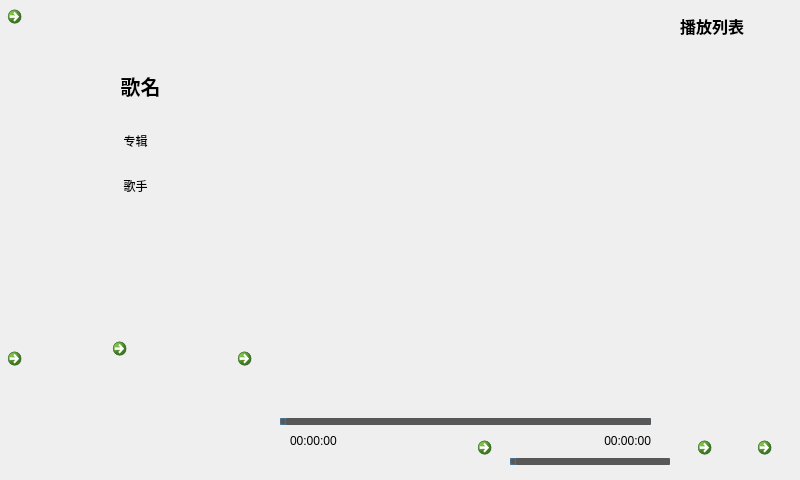
<?xml version="1.0" encoding="UTF-8"?>
<ui version="4.0">
 <class>MusicWindow</class>
 <widget class="QMainWindow" name="MusicWindow">
  <property name="geometry">
   <rect>
    <x>0</x>
    <y>0</y>
    <width>800</width>
    <height>480</height>
   </rect>
  </property>
  <property name="minimumSize">
   <size>
    <width>800</width>
    <height>480</height>
   </size>
  </property>
  <property name="maximumSize">
   <size>
    <width>800</width>
    <height>480</height>
   </size>
  </property>
  <property name="windowTitle">
   <string>MainWindow</string>
  </property>
  <property name="styleSheet">
   <string notr="true">QMainWindow{background-image: url(:/main/m1.png);}



</string>
  </property>
  <widget class="QWidget" name="centralwidget">
   <widget class="QCommandLinkButton" name="commandLinkButton">
    <property name="geometry">
     <rect>
      <x>0</x>
      <y>-1</y>
      <width>60</width>
      <height>61</height>
     </rect>
    </property>
    <property name="text">
     <string/>
    </property>
    <property name="icon">
     <iconset resource="pic/pic.qrc">
      <normaloff>:/music/music/main.png</normaloff>:/music/music/main.png</iconset>
    </property>
    <property name="iconSize">
     <size>
      <width>50</width>
      <height>50</height>
     </size>
    </property>
   </widget>
   <widget class="QListWidget" name="listWidget">
    <property name="geometry">
     <rect>
      <x>670</x>
      <y>50</y>
      <width>131</width>
      <height>351</height>
     </rect>
    </property>
    <property name="styleSheet">
     <string notr="true">background-color:transparent;</string>
    </property>
   </widget>
   <widget class="QCommandLinkButton" name="addfiles">
    <property name="geometry">
     <rect>
      <x>690</x>
      <y>430</y>
      <width>41</width>
      <height>41</height>
     </rect>
    </property>
    <property name="text">
     <string/>
    </property>
    <property name="icon">
     <iconset resource="pic/pic.qrc">
      <normaloff>:/music/music/add.png</normaloff>:/music/music/add.png</iconset>
    </property>
    <property name="iconSize">
     <size>
      <width>30</width>
      <height>30</height>
     </size>
    </property>
   </widget>
   <widget class="QCommandLinkButton" name="del">
    <property name="geometry">
     <rect>
      <x>750</x>
      <y>430</y>
      <width>41</width>
      <height>51</height>
     </rect>
    </property>
    <property name="text">
     <string/>
    </property>
    <property name="icon">
     <iconset resource="pic/pic.qrc">
      <normaloff>:/music/music/del.png</normaloff>:/music/music/del.png</iconset>
    </property>
    <property name="iconSize">
     <size>
      <width>30</width>
      <height>30</height>
     </size>
    </property>
   </widget>
   <widget class="QCommandLinkButton" name="volume">
    <property name="geometry">
     <rect>
      <x>470</x>
      <y>430</y>
      <width>50</width>
      <height>50</height>
     </rect>
    </property>
    <property name="text">
     <string/>
    </property>
    <property name="icon">
     <iconset resource="pic/pic.qrc">
      <normaloff>:/music/music/volume.png</normaloff>:/music/music/volume.png</iconset>
    </property>
    <property name="iconSize">
     <size>
      <width>30</width>
      <height>30</height>
     </size>
    </property>
    <property name="checkable">
     <bool>true</bool>
    </property>
   </widget>
   <widget class="QLabel" name="mp3name">
    <property name="geometry">
     <rect>
      <x>20</x>
      <y>60</y>
      <width>241</width>
      <height>51</height>
     </rect>
    </property>
    <property name="font">
     <font>
      <pointsize>15</pointsize>
      <weight>75</weight>
      <bold>true</bold>
     </font>
    </property>
    <property name="text">
     <string>歌名</string>
    </property>
    <property name="alignment">
     <set>Qt::AlignCenter</set>
    </property>
   </widget>
   <widget class="QLabel" name="album">
    <property name="geometry">
     <rect>
      <x>10</x>
      <y>120</y>
      <width>251</width>
      <height>41</height>
     </rect>
    </property>
    <property name="text">
     <string>专辑</string>
    </property>
    <property name="alignment">
     <set>Qt::AlignCenter</set>
    </property>
   </widget>
   <widget class="QLabel" name="singer">
    <property name="geometry">
     <rect>
      <x>10</x>
      <y>170</y>
      <width>251</width>
      <height>31</height>
     </rect>
    </property>
    <property name="text">
     <string>歌手</string>
    </property>
    <property name="alignment">
     <set>Qt::AlignCenter</set>
    </property>
   </widget>
   <widget class="QSlider" name="vol_change">
    <property name="geometry">
     <rect>
      <x>510</x>
      <y>450</y>
      <width>160</width>
      <height>22</height>
     </rect>
    </property>
    <property name="styleSheet">
     <string notr="true">QWidget#centralWidget{
       border-style:solid;
	   background: transparent;
	   background-color:#0066CC;
	   
}
 
QSlider#vol_change::groove:horizontal {  
border: 1px solid #4A708B;  
background: #575757;
height: 5px;  
border-radius: 1px;  
padding-left:-1px;  
padding-right:-1px;  
}  
  
QSlider#vol_change::sub-page:horizontal {  
background: qlineargradient(x1:0, y1:0, x2:0, y2:1,   
    stop:0 #B1B1B1, stop:1 #c4c4c4);  
background: qlineargradient(x1: 0, y1: 0.2, x2: 1, y2: 1,  
    stop: 0 #5DCCFF, stop: 1 #1874CD);  
border: 1px solid #4A708B;  
height: 10px;  
border-radius: 2px;  
}  
  
QSlider#vol_change::add-page:horizontal {  
background: #575757;  
border: 0px solid #777;  
height: 10px;  
border-radius: 2px;  
}  
  
QSlider#vol_change::handle:horizontal   
{  
    background: qradialgradient(spread:pad, cx:0.5, cy:0.5, radius:0.5, fx:0.5, fy:0.5,   
    stop:0.6 #45ADED, stop:0.778409 rgba(255, 255, 255, 255));  
  
    width: 11px;  
    margin-top: -3px;  
    margin-bottom: -3px;  
    border-radius: 5px;  
}  
  
QSlider#vol_change::handle:horizontal:hover {  
    background: qradialgradient(spread:pad, cx:0.5, cy:0.5, radius:0.5, fx:0.5, fy:0.5, stop:0.6 #2A8BDA,   
    stop:0.778409 rgba(255, 255, 255, 255));  
  
    width: 11px;  
    margin-top: -3px;  
    margin-bottom: -3px;  
    border-radius: 5px;  
}  
  
QSlider#vol_change::sub-page:horizontal:disabled {  
background: #00009C;  
border-color: #999;  
}  
  
QSlider#vol_change::add-page:horizontal:disabled {  
background: #eee;  
border-color: #999;  
}  
  
QSlider#vol_change::handle:horizontal:disabled {  
background: #eee;  
border: 1px solid #aaa;  
border-radius: 4px;  
}  </string>
    </property>
    <property name="orientation">
     <enum>Qt::Horizontal</enum>
    </property>
   </widget>
   <widget class="QSlider" name="lrc_change">
    <property name="geometry">
     <rect>
      <x>280</x>
      <y>410</y>
      <width>371</width>
      <height>22</height>
     </rect>
    </property>
    <property name="styleSheet">
     <string notr="true">QWidget#centralWidget{
       border-style:solid;
	   background: transparent;
	   background-color:#0066CC;
	   
}
 
QSlider#lrc_change::groove:horizontal {  
border: 1px solid #4A708B;  
background: #575757;
height: 5px;  
border-radius: 1px;  
padding-left:-1px;  
padding-right:-1px;  
}  
  
QSlider#lrc_change::sub-page:horizontal {  
background: qlineargradient(x1:0, y1:0, x2:0, y2:1,   
    stop:0 #B1B1B1, stop:1 #c4c4c4);  
background: qlineargradient(x1: 0, y1: 0.2, x2: 1, y2: 1,  
    stop: 0 #5DCCFF, stop: 1 #1874CD);  
border: 1px solid #4A708B;  
height: 10px;  
border-radius: 2px;  
}  
  
QSlider#lrc_change::add-page:horizontal {  
background: #575757;  
border: 0px solid #777;  
height: 10px;  
border-radius: 2px;  
}  
  
QSlider#lrc_change::handle:horizontal   
{  
    background: qradialgradient(spread:pad, cx:0.5, cy:0.5, radius:0.5, fx:0.5, fy:0.5,   
    stop:0.6 #45ADED, stop:0.778409 rgba(255, 255, 255, 255));  
  
    width: 11px;  
    margin-top: -3px;  
    margin-bottom: -3px;  
    border-radius: 5px;  
}  
  
QSlider#lrc_change::handle:horizontal:hover {  
    background: qradialgradient(spread:pad, cx:0.5, cy:0.5, radius:0.5, fx:0.5, fy:0.5, stop:0.6 #2A8BDA,   
    stop:0.778409 rgba(255, 255, 255, 255));  
  
    width: 11px;  
    margin-top: -3px;  
    margin-bottom: -3px;  
    border-radius: 5px;  
}  
  
QSlider#lrc_change::sub-page:horizontal:disabled {  
background: #00009C;  
border-color: #999;  
}  
  
QSlider#lrc_change::add-page:horizontal:disabled {  
background: #eee;  
border-color: #999;  
}  
  
QSlider#lrc_change::handle:horizontal:disabled {  
background: #eee;  
border: 1px solid #aaa;  
border-radius: 4px;  
}  </string>
    </property>
    <property name="orientation">
     <enum>Qt::Horizontal</enum>
    </property>
   </widget>
   <widget class="QLabel" name="pos">
    <property name="geometry">
     <rect>
      <x>290</x>
      <y>430</y>
      <width>81</width>
      <height>21</height>
     </rect>
    </property>
    <property name="font">
     <font>
      <pointsize>9</pointsize>
     </font>
    </property>
    <property name="text">
     <string>00:00:00</string>
    </property>
   </widget>
   <widget class="QLabel" name="len">
    <property name="geometry">
     <rect>
      <x>550</x>
      <y>430</y>
      <width>101</width>
      <height>21</height>
     </rect>
    </property>
    <property name="font">
     <font>
      <pointsize>9</pointsize>
     </font>
    </property>
    <property name="text">
     <string>00:00:00</string>
    </property>
    <property name="alignment">
     <set>Qt::AlignRight|Qt::AlignTrailing|Qt::AlignVCenter</set>
    </property>
   </widget>
   <widget class="QLabel" name="label">
    <property name="geometry">
     <rect>
      <x>680</x>
      <y>10</y>
      <width>111</width>
      <height>31</height>
     </rect>
    </property>
    <property name="font">
     <font>
      <pointsize>12</pointsize>
      <weight>75</weight>
      <bold>true</bold>
     </font>
    </property>
    <property name="text">
     <string>播放列表</string>
    </property>
   </widget>
   <widget class="QListWidget" name="lrc">
    <property name="geometry">
     <rect>
      <x>280</x>
      <y>10</y>
      <width>371</width>
      <height>391</height>
     </rect>
    </property>
    <property name="font">
     <font>
      <family>微软雅黑</family>
     </font>
    </property>
    <property name="styleSheet">
     <string notr="true">background-color:transparent;</string>
    </property>
   </widget>
   <widget class="QWidget" name="">
    <property name="geometry">
     <rect>
      <x>0</x>
      <y>330</y>
      <width>280</width>
      <height>72</height>
     </rect>
    </property>
    <layout class="QHBoxLayout" name="horizontalLayout">
     <item>
      <widget class="QCommandLinkButton" name="prev">
       <property name="maximumSize">
        <size>
         <width>50</width>
         <height>50</height>
        </size>
       </property>
       <property name="text">
        <string/>
       </property>
       <property name="icon">
        <iconset resource="pic/pic.qrc">
         <normaloff>:/music/music/prev.png</normaloff>:/music/music/prev.png</iconset>
       </property>
       <property name="iconSize">
        <size>
         <width>40</width>
         <height>40</height>
        </size>
       </property>
      </widget>
     </item>
     <item>
      <spacer name="horizontalSpacer">
       <property name="orientation">
        <enum>Qt::Horizontal</enum>
       </property>
       <property name="sizeHint" stdset="0">
        <size>
         <width>40</width>
         <height>20</height>
        </size>
       </property>
      </spacer>
     </item>
     <item>
      <widget class="QCommandLinkButton" name="play">
       <property name="maximumSize">
        <size>
         <width>70</width>
         <height>70</height>
        </size>
       </property>
       <property name="text">
        <string/>
       </property>
       <property name="icon">
        <iconset resource="pic/pic.qrc">
         <normaloff>:/music/music/play.png</normaloff>:/music/music/play.png</iconset>
       </property>
       <property name="iconSize">
        <size>
         <width>60</width>
         <height>60</height>
        </size>
       </property>
       <property name="checkable">
        <bool>true</bool>
       </property>
      </widget>
     </item>
     <item>
      <spacer name="horizontalSpacer_2">
       <property name="orientation">
        <enum>Qt::Horizontal</enum>
       </property>
       <property name="sizeHint" stdset="0">
        <size>
         <width>40</width>
         <height>20</height>
        </size>
       </property>
      </spacer>
     </item>
     <item>
      <widget class="QCommandLinkButton" name="next">
       <property name="maximumSize">
        <size>
         <width>50</width>
         <height>50</height>
        </size>
       </property>
       <property name="text">
        <string/>
       </property>
       <property name="icon">
        <iconset resource="pic/pic.qrc">
         <normaloff>:/music/music/next.png</normaloff>:/music/music/next.png</iconset>
       </property>
       <property name="iconSize">
        <size>
         <width>40</width>
         <height>40</height>
        </size>
       </property>
      </widget>
     </item>
    </layout>
   </widget>
  </widget>
 </widget>
 <resources>
  <include location="pic/pic.qrc"/>
 </resources>
 <connections/>
</ui>
